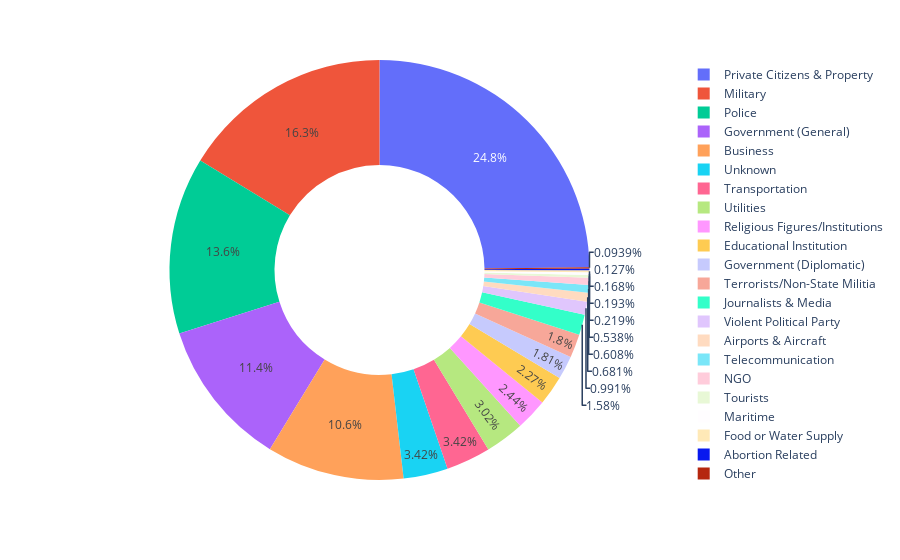

Here is the notebook cell this chart was saved with:
### Code cell
fig = px.pie(
    data_frame = tar_type_df,
    names = 'target_type',
    values = 'total',
    hole = 0.5
)
fig.show()

### Figure 1 — Plotly figure (JSON) as saved in the notebook; plotly's stock layout.template omitted (floating-point values rounded to 4 significant figures)
{"data": [{"domain": {"x": [0, 1], "y": [0, 1]}, "hole": 0.5, "hovertemplate": "target_type=%{label}<br>total=%{value}<extra></extra>", "labels": ["Private Citizens & Property", "Military", "Police", "Government (General)", "Business", "Unknown", "Transportation", "Utilities", "Religious Figures/Institutions", "Educational Institution", "Government (Diplomatic)", "Terrorists/Non-State Militia", "Journalists & Media", "Violent Political Party", "Airports & Aircraft", "Telecommunication", "NGO", "Tourists", "Maritime", "Food or Water Supply", "Abortion Related", "Other"], "legendgroup": "", "name": "", "showlegend": true, "type": "pie", "values": [51985, 34131, 28568, 23828, 22169, 7174, 7173, 6328, 5107, 4761, 3802, 3775, 3313, 2079, 1428, 1275, 1128, 460, 405, 352, 267, 197]}], "layout": {"legend": {"tracegroupgap": 0}, "margin": {"t": 60}}}
